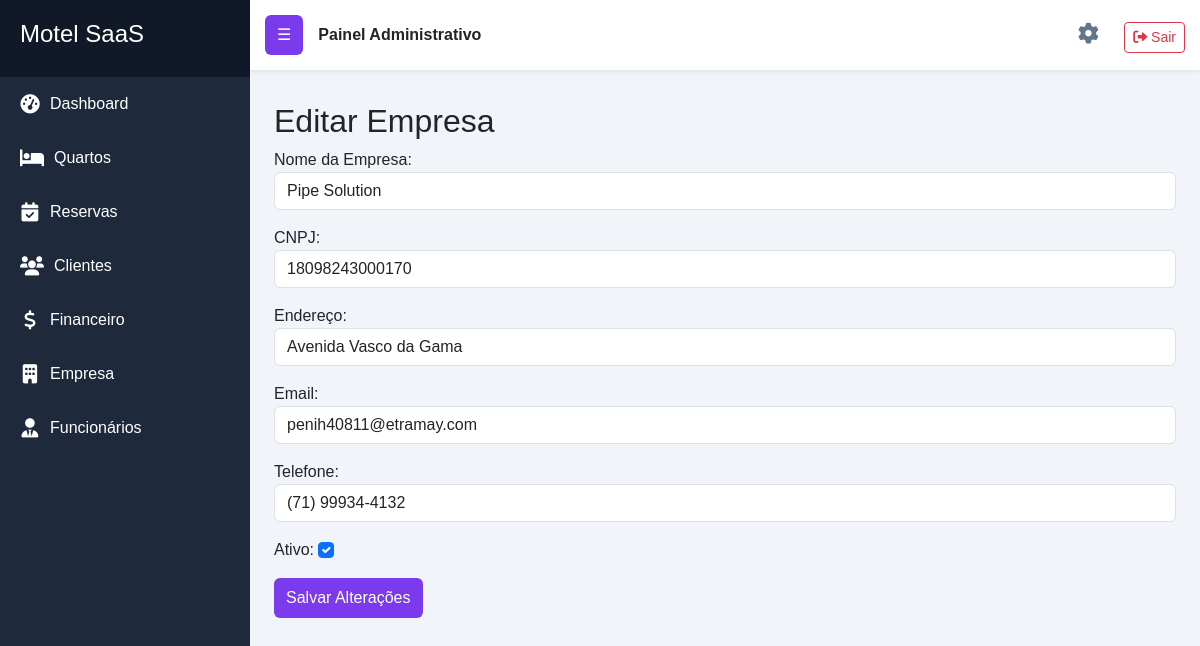
The page /empresas/editar/4/ (signed in) on the database its author committed.
### apps/empresas/models.py (models this page shows, shortened)
class Empresa(models.Model):
    nome = models.CharField(max_length=255, verbose_name='Nome da Empresa')
    cnpj = models.CharField(max_length=20, unique=True, verbose_name='CNPJ')
    endereco = models.CharField(max_length=255, verbose_name='Endereço')
    email = models.EmailField(unique=True, verbose_name='Email')
    telefone = models.CharField(max_length=20, verbose_name='Telefone')
    esta_ativo = models.BooleanField(default=True, verbose_name='Ativo')
    data_criacao = models.DateTimeField(auto_now_add=True, verbose_name='Data de Criação')

### apps/empresas/views.py (the view)
# urls.py: path('editar/<int:id>/', views.editar_empresa, name='editar_empresa'),  #Will
@login_required
def editar_empresa(request, id):#will:
    empresa = get_object_or_404(Empresa, id=id)#will:
    if request.method == "POST":
        form = EmpresaForm(request.POST, instance=empresa)#will:
        if form.is_valid():
            form.save()
            return redirect("empresas:listar_empresas")#will:
    else:
        form = EmpresaForm(instance=empresa)#will:
    return render(request, "empresas/editar.html", {
        "form": form#will:
    })

### apps/empresas/form.py (shortened to what this page needs)
class EmpresaForm(forms.ModelForm):
    class Meta:
        model = Empresa
        fields = ['nome', 'cnpj', 'endereco', 'email', 'telefone', 'esta_ativo']
        widgets ={
            'nome': forms.TextInput(attrs={'class': 'form-control'}),
            'cnpj': forms.TextInput(attrs={'class': 'form-control', 'id':'cnpj', 'placeholder':'00.000.000/0000-00'}),
            'endereco': forms.TextInput(attrs={'class': 'form-control'}),
            'email': forms.EmailInput(attrs={'class': 'form-control'}),
            'telefone': forms.TextInput(attrs={'class': 'form-control','id':'telefone', 'placeholder':'(00) 00000-0000'}),
            'esta_ativo': forms.CheckboxInput(attrs={'class': 'form-check-input'}),
        }

### templates/empresas/editar.html (shortened to what this page needs)
{% extends 'base.html' %}
{% block content %}
<h2>Editar Empresa</h2>
<form method="POST">
    {{ form.as_p }}
    <button type="submit" class="btn btn-primary">
        Salvar Alterações
    </button>
</form>
{% endblock %}

### static/css/style.css (style rules this page uses)
body { background:#F1F5F9; font-family: Arial, Helvetica, sans-serif; margin:0; overflow-x:hidden; }
.btn-primary { background:#7C3AED; border:none; padding:8px 12px; }

### rows shown on the page
Empresa: nome "Pipe Solution", cnpj "18098243000170", endereco "Avenida Vasco da Gama", email "penih40811@etramay.com", telefone "(71) 99934-4132", esta_ativo "☑"
